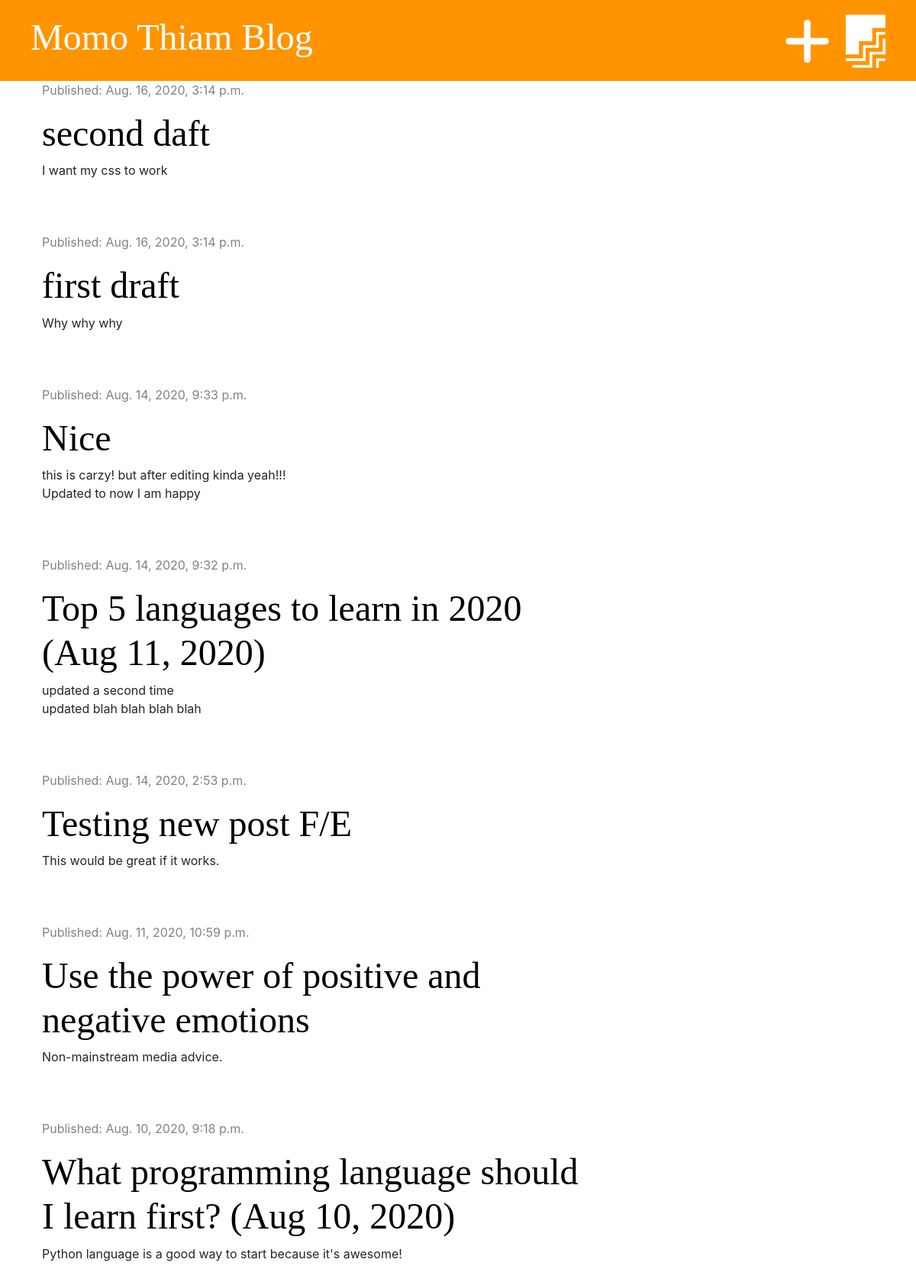
The app's page / (signed in) with its own data.
### blog/models.py (models this page shows, shortened)
class Post(models.Model):
    author = models.ForeignKey('auth.User', on_delete=models.CASCADE)
    title = models.CharField(max_length=200)
    text = models.TextField()
    created_date = models.DateTimeField(default=timezone.now)
    published_date = models.DateTimeField(blank=True, null=True)

### blog/views.py (the view)
# urls.py: path('', views.post_list, name='post_list'),
def post_list(request):
    posts = Post.objects.filter(published_date__lte=timezone.now()).order_by('-published_date')
    stuff_for_frontend = {'posts': posts}
    return render(request, 'blog/post_list.html', stuff_for_frontend)

### blog/templates/blog/post_list.html
{% extends 'blog/base.html' %}
{% block content %}
    {% for post in posts %}
        <div class="post">
            <div class="date">
                <p>Published: {{ post.published_date }}</p>
            </div>
            <h1><a href="{% url 'post_detail' pk=post.pk %}">{{ post.title }}</a></h1>
            <p>{{ post.text|linebreaksbr }}</p>
        </div>
    {% endfor %}
{% endblock %}

### blog/static/css/blog.css (style rules this page uses)
h1, h2, h3, h4 { font-family: 'Tangerine', 'Inconsalata', 'Droid Sans', serif; font-size: 48px; }
.date { color: #828282 }
.post { margin-bottom: 70px; }
.post h1 a { color: #000000; }

### records on screen
Post: published_date "Aug. 16, 2020, 3:14 p.m.", title "second daft", text "I want my css to work"
Post: published_date "Aug. 16, 2020, 3:14 p.m.", title "first draft", text "Why why why"
Post: published_date "Aug. 14, 2020, 9:33 p.m.", title "Nice", text "this is carzy! but after editing kinda yeah!!! Updated to now I am happy"
Post: published_date "Aug. 14, 2020, 9:32 p.m.", title "Top 5 languages to learn in 2020 (Aug 11, 2020)", text "updated a second time updated blah blah blah blah"
Post: published_date "Aug. 14, 2020, 2:53 p.m.", title "Testing new post F/E", text "This would be great if it works."
Post: published_date "Aug. 11, 2020, 10:59 p.m.", title "Use the power of positive and negative emotions", text "Non-mainstream media advice."
Post: published_date "Aug. 10, 2020, 9:18 p.m.", title "What programming language should I learn first? (Aug 10, 2020)", text "Python language is a good way to start because it's awesome!"
